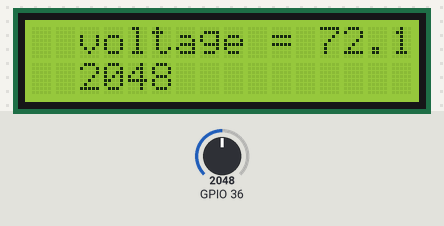
A sketch run on a simulated ESP32. Parts: 16×2 character LCD. The test bench sets the inputs (shaded band); at power-on: GPIO 36 = 2048.

Above: at 1.2 s.
1.3 s: GPIO 36 set to 2866
At 2.0 s:
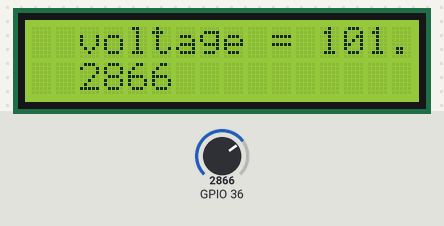
4.3 s: GPIO 36 set to 3603
At 5.2 s:
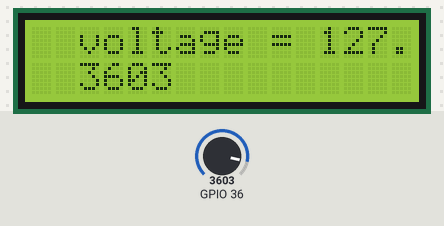
6.3 s: GPIO 36 set to 4095
At 6.7 s:
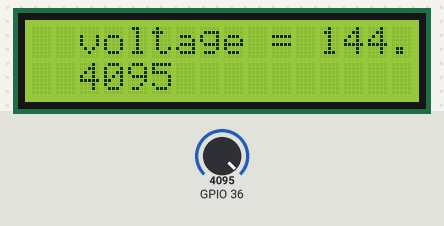
Timing chart, 0 to 9.3 s (numbered marks = the images above; inputs shaded):
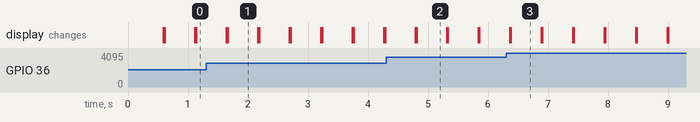

The sketch:

lcd_interfacing.ino
```cpp
#include <LiquidCrystal_I2C.h>

#define ERROR_FACTOR .832
LiquidCrystal_I2C lcd(0x27,16,2);  // set the LCD address to 0x3F for a 16 chars and 2 line display
float voltage = 0.0;
float R1 = 1000;
float R2 = 4000;
void setup() {
  lcd.init();
  lcd.clear();
  lcd.backlight();      // Make sure backlight is on

}

void loop() {
  voltage = (((analogRead(A0)-14)  * 11.0* 3.3 )/1024.0 ) ;
  // Print a message on both lines of the LCD.
  lcd.setCursor(2,0);   //Set cursor to character 2 on line 0
  lcd.print("voltage = ");
  lcd.print(voltage);
  lcd.print(" V");
  // //
  //
  lcd.setCursor(2,1);   //Move cursor to character 2 on line 1
  lcd.print(analogRead(A0));
delay(500);
  lcd.clear();
}
```

Measured:
- after the input at 1.3 s, the display: first differs from a run without the input after 0.36 s (image 1)
- after the input at 4.3 s, the display: first differs from a run without the input after 0.51 s (image 2)
- after the input at 6.3 s, the display: first differs from a run without the input after 0.08 s (image 3)
- what the display in image 1 shows lasts 0.5 s, from 1.7 s to 2.2 s
